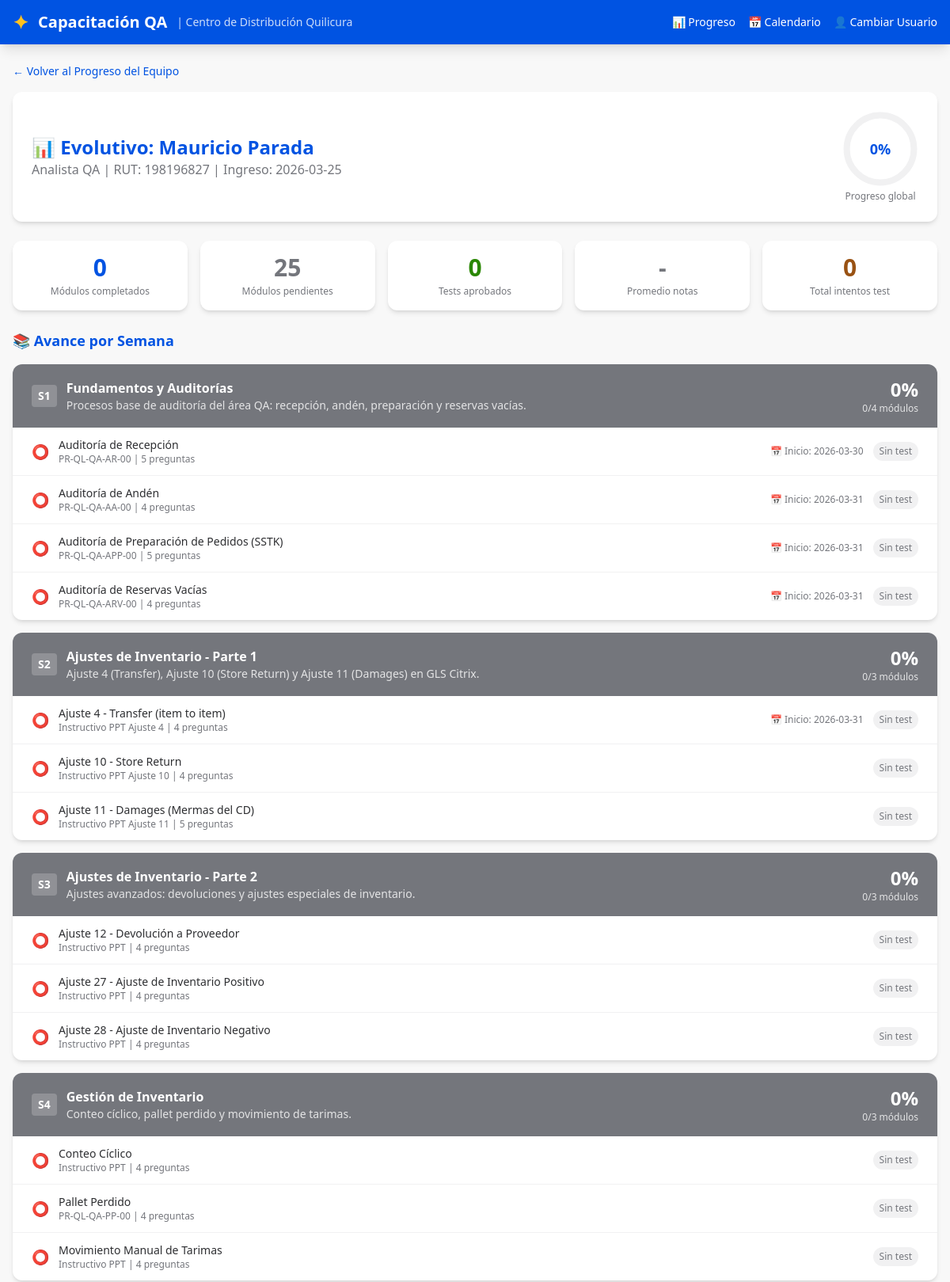
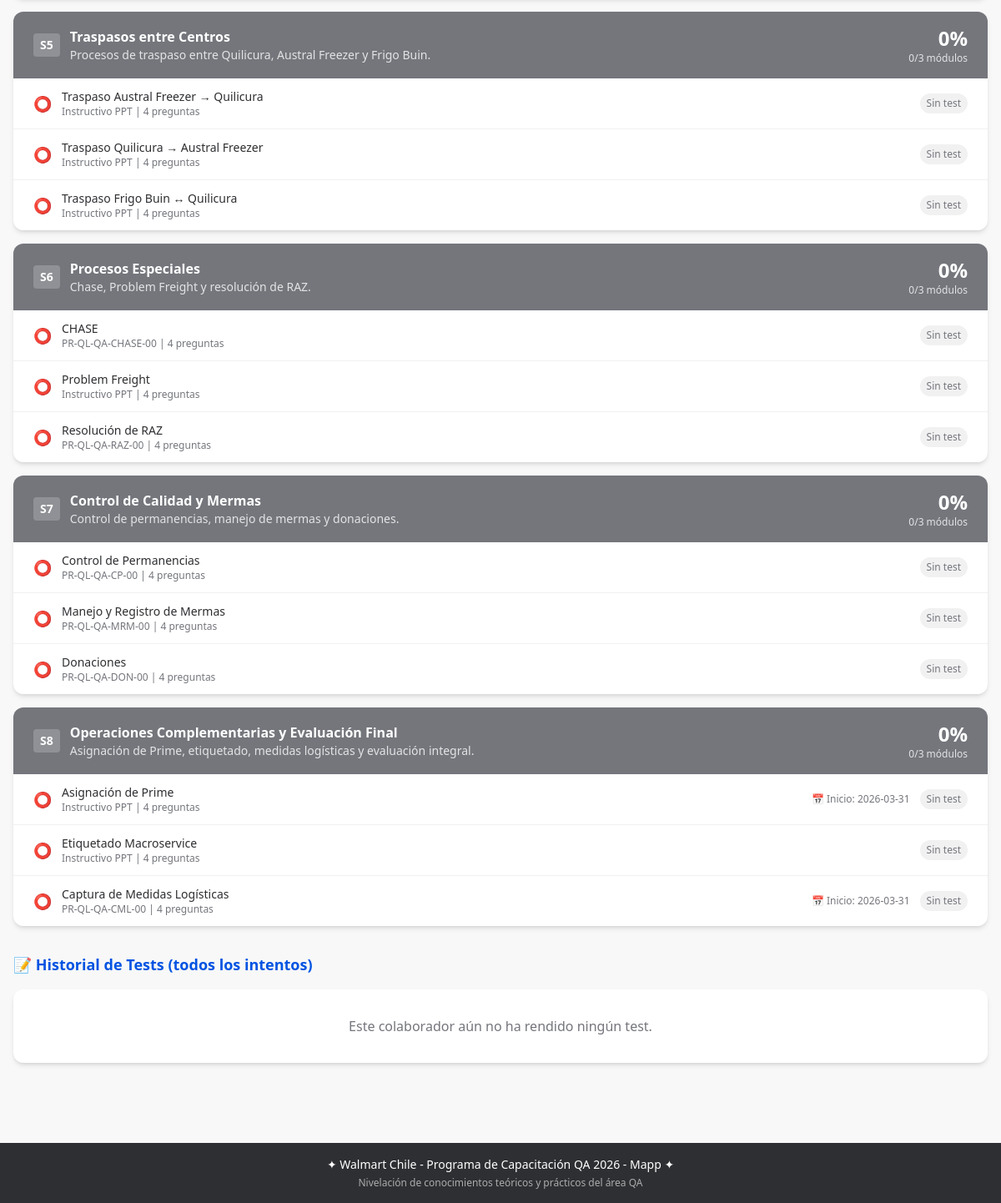
/admin/progreso/1, run on the app's committed database (2 pictures, top to bottom).
### tables this page shows
CREATE TABLE colaboradores (
                id INTEGER PRIMARY KEY AUTOINCREMENT,
                nombre TEXT NOT NULL,
                rut TEXT UNIQUE NOT NULL,
                cargo TEXT DEFAULT 'Analista QA',
                fecha_ingreso TEXT DEFAULT (date('now')),
                activo INTEGER DEFAULT 1
            );

CREATE TABLE progreso_modulos (
                id INTEGER PRIMARY KEY AUTOINCREMENT,
                colaborador_id INTEGER NOT NULL,
                modulo_id TEXT NOT NULL,
                completado INTEGER DEFAULT 0,
                fecha_inicio TEXT,
                fecha_completado TEXT,
                FOREIGN KEY (colaborador_id) REFERENCES colaboradores(id),
                UNIQUE(colaborador_id, modulo_id)
            );

### routes/admin.py (the view)
@router.get("/admin/progreso/{colaborador_id}", response_class=HTMLResponse)
async def detalle_colaborador(request: Request, colaborador_id: int):
    db = await get_db()
    rows = await db.execute_fetchall(
        "SELECT * FROM colaboradores WHERE id=?", (colaborador_id,)
    )
    if not rows:
        await db.close()
        return RedirectResponse(url="/admin/progreso")
    colaborador = rows[0]
    all_modules = get_all_modules()
    total_modulos = len(all_modules)
    progreso_rows = await db.execute_fetchall(
        "SELECT modulo_id, completado, fecha_inicio, fecha_completado "
        "FROM progreso_modulos WHERE colaborador_id=?",
        (colaborador_id,),
    )
    progreso_dict = {
        r[0]: {"completado": r[1], "fecha_inicio": r[2], "fecha_completado": r[3]}
        for r in progreso_rows
    }
    completados = sum(1 for v in progreso_dict.values() if v["completado"] == 1)
    porcentaje_global = round((completados / total_modulos) * 100) if total_modulos else 0
    historial_tests = await db.execute_fetchall(
        "SELECT modulo_id, puntaje, total_preguntas, porcentaje, aprobado, fecha "
        "FROM resultados_test WHERE colaborador_id=? ORDER BY fecha DESC",
        (colaborador_id,),
    )
    mejores_tests = await db.execute_fetchall(
        "SELECT modulo_id, MAX(porcentaje) as mejor, aprobado "
        "FROM resultados_test WHERE colaborador_id=? GROUP BY modulo_id",
        (colaborador_id,),
    )
    mejores_dict = {r[0]: {"mejor": r[1], "aprobado": r[2]} for r in mejores_tests}
    tests_aprobados = sum(1 for v in mejores_dict.values() if v["aprobado"] == 1)
    promedio = (
        round(sum(v["mejor"] for v in mejores_dict.values()) / len(mejores_dict))
        if mejores_dict else 0
    )
    weeks_detail = []
    for week in WEEKS:
        mods_detail = []
        for mod in week["modulos"]:
            mid = mod["id"]
            prog = progreso_dict.get(mid, {})
            test = mejores_dict.get(mid, {})
            mods_detail.append({
                "id": mid,
                "nombre": mod["nombre"],
                "procedimiento": mod["procedimiento"],
                "completado": prog.get("completado", 0),
                "fecha_inicio": prog.get("fecha_inicio"),
                "fecha_completado": prog.get("fecha_completado"),
                "mejor_nota": test.get("mejor"),
                "aprobado": test.get("aprobado", 0),
                "num_preguntas": len(mod["preguntas"]),
            })
        week_completados = sum(1 for m in mods_detail if m["completado"] == 1)
        weeks_detail.append({
            "semana": week["semana"],
            "titulo": week["titulo"],
            "descripcion": week["descripcion"],
            "modulos": mods_detail,
            "completados": week_completados,
            "total": len(mods_detail),
            "porcentaje": round((week_completados / len(mods_detail)) * 100) if mods_detail else 0,
        })
    historial_enriched = []
    for t in historial_tests:
        mod = get_module_by_id(t[0])
        historial_enriched.append({
            "modulo_id": t[0],
            "modulo_nombre": mod["nombre"] if mod else t[0],
            "puntaje": t[1],
            "total_preguntas": t[2],
            "porcentaje": t[3],
            "aprobado": t[4],
            "fecha": t[5],
        })
    await db.close()
    return templates.TemplateResponse("admin_detail.html", {
        "request": request,
        "colaborador": colaborador,
        "weeks_detail": weeks_detail,
        "historial_tests": historial_enriched,
        "porcentaje_global": porcentaje_global,
        "completados": completados,
        "total_modulos": total_modulos,
        "tests_aprobados": tests_aprobados,
        "promedio": promedio,
        "total_intentos": len(historial_tests),
    })

### templates/admin_detail.html (shortened to what this page needs)
{% extends "base.html" %}
{% block content %}
<div class="fade-in">
    <nav class="mb-4 text-sm" aria-label="Breadcrumb">
        <a href="/admin/progreso" class="text-walmart-blue hover:underline">← Volver al Progreso del Equipo</a>
    </nav>
    <div class="bg-white rounded-xl shadow-md p-6 mb-6">
        <div class="flex flex-col sm:flex-row items-start sm:items-center justify-between gap-4">
            <div>
                <h1 class="text-2xl font-bold text-walmart-blue">📊 Evolutivo: {{ colaborador[1] }}</h1>
                <p class="text-walmart-gray-100">{{ colaborador[3] }} | RUT: {{ colaborador[2] }} | Ingreso: {{ colaborador[4] }}</p>
            </div>
            <div class="text-center">
                <div class="relative w-24 h-24">
                    <svg class="w-24 h-24 transform -rotate-90" viewBox="0 0 36 36" aria-label="Progreso global: {{ porcentaje_global }}%">
                        <path d="M18 2.0845 a 15.9155 15.9155 0 0 1 0 31.831 a 15.9155 15.9155 0 0 1 0 -31.831"
                              fill="none" stroke="#f1f1f2" stroke-width="3"/>
                        <path d="M18 2.0845 a 15.9155 15.9155 0 0 1 0 31.831 a 15.9155 15.9155 0 0 1 0 -31.831"
                              fill="none" stroke="{% if porcentaje_global >= 70 %}#2a8703{% elif porcentaje_global >= 40 %}#ffc220{% else %}#0053e2{% endif %}" stroke-width="3"
                              stroke-dasharray="{{ porcentaje_global }}, 100"/>
                    </svg>
                    <span class="absolute inset-0 flex items-center justify-center text-lg font-bold {% if porcentaje_global >= 70 %}text-walmart-green{% elif porcentaje_global >= 40 %}text-walmart-spark-dark{% else %}text-walmart-blue{% endif %}">
                        {{ porcentaje_global }}%
                    </span>
                </div>
                <p class="text-xs text-walmart-gray-100 mt-1">Progreso global</p>
            </div>
        </div>
    </div>
    <div class="grid grid-cols-2 md:grid-cols-5 gap-4 mb-6">
        <div class="bg-white rounded-xl shadow-md p-4 text-center">
            <p class="text-3xl font-bold text-walmart-blue">{{ completados }}</p>
            <p class="text-xs text-walmart-gray-100 mt-1">Módulos completados</p>
        </div>
        <div class="bg-white rounded-xl shadow-md p-4 text-center">
            <p class="text-3xl font-bold text-walmart-gray-100">{{ total_modulos - completados }}</p>
            <p class="text-xs text-walmart-gray-100 mt-1">Módulos pendientes</p>
        </div>
        <div class="bg-white rounded-xl shadow-md p-4 text-center">
            <p class="text-3xl font-bold text-walmart-green">{{ tests_aprobados }}</p>
            <p class="text-xs text-walmart-gray-100 mt-1">Tests aprobados</p>
        </div>
        <div class="bg-white rounded-xl shadow-md p-4 text-center">
            <p class="text-3xl font-bold {% if promedio >= 70 %}text-walmart-green{% elif promedio > 0 %}text-walmart-red{% else %}text-walmart-gray-100{% endif %}">{% if promedio > 0 %}{{ promedio }}%{% else %}-{% endif %}</p>
            <p class="text-xs text-walmart-gray-100 mt-1">Promedio notas</p>
        </div>
        <div class="bg-white rounded-xl shadow-md p-4 text-center">
            <p class="text-3xl font-bold text-walmart-spark-dark">{{ total_intentos }}</p>
            <p class="text-xs text-walmart-gray-100 mt-1">Total intentos test</p>
        </div>
    </div>
    <h2 class="text-lg font-bold text-walmart-blue mb-4">📚 Avance por Semana</h2>
    <div class="space-y-4 mb-8">
        {% for week in weeks_detail %}
        <div class="bg-white rounded-xl shadow-md overflow-hidden">
            <div class="px-6 py-4 {% if week.porcentaje == 100 %}bg-walmart-green{% elif week.porcentaje > 0 %}bg-walmart-blue{% else %}bg-walmart-gray-100{% endif %} text-white">
                <div class="flex items-center justify-between">
                    <div class="flex items-center gap-3">
                        <span class="bg-white/20 px-2 py-1 rounded text-sm font-bold">S{{ week.semana }}</span>
                        <div>
                            <h3 class="font-bold">{{ week.titulo }}</h3>
                            <p class="text-sm opacity-80">{{ week.descripcion }}</p>
                        </div>
                    </div>
                    <div class="text-right">
                        <p class="text-2xl font-bold">{{ week.porcentaje }}%</p>
                        <p class="text-xs opacity-80">{{ week.completados }}/{{ week.total }} módulos</p>
                    </div>
                </div>
            </div>
            <div class="divide-y divide-walmart-gray-10">
                {% for mod in week.modulos %}
                <div class="px-6 py-3 hover:bg-walmart-gray-5 transition-colors">
                    <div class="flex flex-col sm:flex-row items-start sm:items-center justify-between gap-2">
                        <div class="flex items-center gap-3">
                            {% if mod.completado == 1 %}
                                <span class="text-walmart-green text-lg" aria-label="Completado">✅</span>
                            {% else %}
                                <span class="text-walmart-gray-50 text-lg" aria-label="Pendiente">⭕</span>
                            {% endif %}
                            <div>
                                <p class="font-medium text-sm">{{ mod.nombre }}</p>
                                <p class="text-xs text-walmart-gray-100">{{ mod.procedimiento }} | {{ mod.num_preguntas }} preguntas</p>
                            </div>
                        </div>
                        <div class="flex items-center gap-3 text-xs">
                            {% if mod.fecha_inicio %}
                                <span class="text-walmart-gray-100">📅 Inicio: {{ mod.fecha_inicio[:10] }}</span>
                            {% endif %}
                            {% if mod.mejor_nota is not none %}
                                <span class="px-2 py-1 rounded-full font-medium {% if mod.aprobado %}bg-green-100 text-walmart-green{% else %}bg-red-100 text-walmart-red{% endif %}">
                                    Test: {{ mod.mejor_nota|int }}%
                                </span>
                            {% else %}
                                <span class="px-2 py-1 rounded-full bg-walmart-gray-10 text-walmart-gray-100">Sin test</span>
                            {% endif %}
                        </div>
                    </div>
                </div>
                {% endfor %}
            </div>
        </div>
        {% endfor %}
    </div>
    <h2 class="text-lg font-bold text-walmart-blue mb-4">📝 Historial de Tests (todos los intentos)</h2>
    {% if historial_tests %}
    <div class="bg-white rounded-xl shadow-md overflow-hidden mb-6">
        <div class="overflow-x-auto">
            <table class="w-full">
                <thead>
                    <tr class="bg-walmart-blue text-white">
                        <th class="px-4 py-3 text-left text-sm font-medium" scope="col">Fecha</th>
                        <th class="px-4 py-3 text-left text-sm font-medium" scope="col">Módulo</th>
                        <th class="px-4 py-3 text-center text-sm font-medium" scope="col">Puntaje</th>
                        <th class="px-4 py-3 text-center text-sm font-medium" scope="col">Porcentaje</th>
                        <th class="px-4 py-3 text-center text-sm font-medium" scope="col">Estado</th>
                    </tr>
                </thead>
                <tbody class="divide-y divide-walmart-gray-10">
                    {% for t in historial_tests %}
                    <tr class="hover:bg-walmart-gray-5 transition-colors">
                        <td class="px-4 py-3 text-sm text-walmart-gray-100">{{ t.fecha[:16] if t.fecha else '-' }}</td>
                        <td class="px-4 py-3 text-sm font-medium">{{ t.modulo_nombre }}</td>
                        <td class="px-4 py-3 text-center text-sm">{{ t.puntaje }}/{{ t.total_preguntas }}</td>
                        <td class="px-4 py-3 text-center">
                            <span class="font-bold {% if t.porcentaje >= 70 %}text-walmart-green{% else %}text-walmart-red{% endif %}">{{ t.porcentaje|int }}%</span>
                        </td>
                        <td class="px-4 py-3 text-center">
                            {% if t.aprobado %}
                                <span class="bg-green-100 text-walmart-green px-2 py-1 rounded-full text-xs font-medium">Aprobado</span>
                            {% else %}
                                <span class="bg-red-100 text-walmart-red px-2 py-1 rounded-full text-xs font-medium">Reprobado</span>
                            {% endif %}
                        </td>
                    </tr>
                    {% endfor %}
                </tbody>
            </table>
        </div>
    </div>
    {% else %}
    <div class="bg-white rounded-xl shadow-md p-8 text-center mb-6">
        <p class="text-walmart-gray-100">Este colaborador aún no ha rendido ningún test.</p>
    </div>
    {% endif %}
</div>
{% endblock %}

### templates/base.html (shortened to what this page needs)
<!DOCTYPE html>
<html lang="es">
<head>
    <script src="https://cdn.tailwindcss.com"></script>
</head>
<body class="bg-walmart-gray-5 text-walmart-gray-160 min-h-screen">
    <nav class="bg-walmart-blue text-white shadow-lg">
        <div class="max-w-7xl mx-auto px-4 py-3 flex items-center justify-between">
            <div class="flex items-center gap-3">
                <span class="text-walmart-spark text-2xl font-bold" aria-hidden="true">✦</span>
                <a href="/" class="text-xl font-bold hover:text-walmart-spark transition-colors">Capacitación QA</a>
                <span class="text-sm opacity-80 hidden sm:inline">| Centro de Distribución Quilicura</span>
            </div>
            <div class="flex items-center gap-4 text-sm">
                <a href="/admin/progreso" class="hover:text-walmart-spark transition-colors"
                   aria-label="Ver progreso del equipo">📊 Progreso</a>
                <a href="/admin/calendario" class="hover:text-walmart-spark transition-colors"
                   aria-label="Ver calendario de sesiones">📅 Calendario</a>
                <a href="/" class="hover:text-walmart-spark transition-colors"
                   aria-label="Cambiar usuario">👤 Cambiar Usuario</a>
            </div>
        </div>
    </nav>
    <main class="max-w-7xl mx-auto px-4 py-6">
        {% block content %}{% endblock %}
    </main>
    <footer class="bg-walmart-gray-160 text-white text-center py-4 mt-12">
        <p class="text-sm">✦ Walmart Chile - Programa de Capacitación QA 2026 - Mapp ✦</p>
        <p class="text-xs opacity-60 mt-1">Nivelación de conocimientos teóricos y prácticos del área QA</p>
    </footer>
</body>
</html>

### templates/base.html (style rules this page uses)
.fade-in { animation: fadeIn 0.3s ease-out; }

### data on the page
colaboradores: nombre "Mauricio Parada", cargo "Analista QA", rut "198196827", fecha_ingreso "2026-03-25"
progreso_modulos: nombre "Auditoría de Recepción", procedimiento "PR-QL-QA-AR-00", num_preguntas "5", fecha_inicio "2026-03-30"
progreso_modulos: nombre "Auditoría de Andén", procedimiento "PR-QL-QA-AA-00", num_preguntas "4", fecha_inicio "2026-03-31"
progreso_modulos: nombre "Auditoría de Preparación de Pedidos (SSTK)", procedimiento "PR-QL-QA-APP-00", num_preguntas "5", fecha_inicio "2026-03-31"
progreso_modulos: nombre "Auditoría de Reservas Vacías", procedimiento "PR-QL-QA-ARV-00", num_preguntas "4", fecha_inicio "2026-03-31"
progreso_modulos: nombre "Ajuste 4 - Transfer (item to item)", procedimiento "Instructivo PPT Ajuste 4", num_preguntas "4", fecha_inicio "2026-03-31"
progreso_modulos: nombre "Asignación de Prime", procedimiento "Instructivo PPT", num_preguntas "4", fecha_inicio "2026-03-31"
progreso_modulos: nombre "Captura de Medidas Logísticas", procedimiento "PR-QL-QA-CML-00", num_preguntas "4", fecha_inicio "2026-03-31"

### other printed values
{{ porcentaje_global }} "0"
{{ completados }} "0"
{{ total_modulos - completados }} "25"
{{ tests_aprobados }} "0"
{{ total_intentos }} "0"
{{ week.semana }} "1" "2" "3" "4" "5" "6" "7" "8"
{{ week.titulo }} "Fundamentos y Auditorías" "Ajustes de Inventario - Parte 1" "Ajustes de Inventario - Parte 2" "Gestión de Inventario" "Traspasos entre Centros" "Procesos Especiales" "Control de Calidad y Mermas" "Operaciones Complementarias y Evaluación Final"
{{ week.descripcion }} "Procesos base de auditoría del área QA: recepción, andén, preparación y reservas vacías." "Ajuste 4 (Transfer), Ajuste 10 (Store Return) y Ajuste 11 (Damages) en GLS Citrix." "Ajustes avanzados: devoluciones y ajustes especiales de inventario." "Conteo cíclico, pallet perdido y movimiento de tarimas." "Procesos de traspaso entre Quilicura, Austral Freezer y Frigo Buin." "Chase, Problem Freight y resolución de RAZ." "Control de permanencias, manejo de mermas y donaciones." "Asignación de Prime, etiquetado, medidas logísticas y evaluación integral."
{{ week.porcentaje }} "0" "0" "0" "0" "0" "0" "0" "0"
{{ week.completados }} "0" "0" "0" "0" "0" "0" "0" "0"
{{ week.total }} "4" "3" "3" "3" "3" "3" "3" "3"
{{ mod.nombre }} "Ajuste 10 - Store Return" "Ajuste 11 - Damages (Mermas del CD)" "Ajuste 12 - Devolución a Proveedor" "Ajuste 27 - Ajuste de Inventario Positivo" "Ajuste 28 - Ajuste de Inventario Negativo" "Conteo Cíclico" "Pallet Perdido" "Movimiento Manual de Tarimas" "Traspaso Austral Freezer → Quilicura" "Traspaso Quilicura → Austral Freezer" "Traspaso Frigo Buin ↔ Quilicura" "CHASE" "Problem Freight" "Resolución de RAZ" "Control de Permanencias" "Manejo y Registro de Mermas" "Donaciones" "Etiquetado Macroservice"
{{ mod.procedimiento }} "Instructivo PPT Ajuste 10" "Instructivo PPT Ajuste 11" "Instructivo PPT" "Instructivo PPT" "Instructivo PPT" "Instructivo PPT" "PR-QL-QA-PP-00" "Instructivo PPT" "Instructivo PPT" "Instructivo PPT" "Instructivo PPT" "PR-QL-QA-CHASE-00" "Instructivo PPT" "PR-QL-QA-RAZ-00" "PR-QL-QA-CP-00" "PR-QL-QA-MRM-00" "PR-QL-QA-DON-00" "Instructivo PPT"
{{ mod.num_preguntas }} "4" "5" "4" "4" "4" "4" "4" "4" "4" "4" "4" "4" "4" "4" "4" "4" "4" "4"
